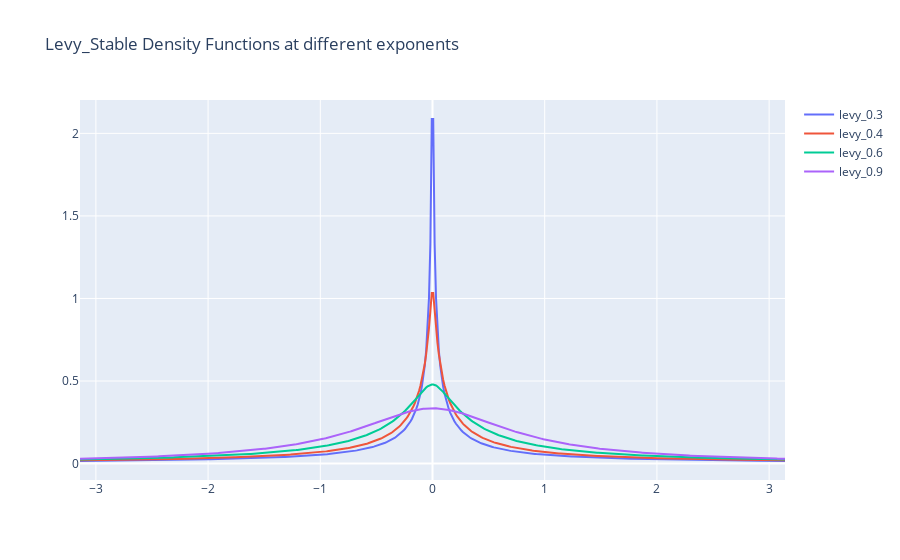

Notebook source saved alongside this figure:
### Code cell
for exp in Levy_Exps:
  levy_stable_pdf = levy_stable_pdf_exp(exp)
  plot_levy_stable_pdf(levy_stable_pdf, f'levy_{exp}')

fig_levy_stable_pdf.update_layout(title_text='Levy_Stable Density Functions at different exponents')
fig_levy_stable_pdf.show()

### Figure 1 — Plotly figure (JSON) as saved in the notebook; plotly's stock layout.template omitted (floating-point values rounded to 4 significant figures; data arrays with more than 128 entries replaced by an {"elided": "..."} marker saying what was removed)
{"data": [{"line": {"width": 2}, "marker": {"size": 2}, "mode": "lines", "name": "levy_0.3", "type": "scatter", "x": {"elided": "500 float values"}, "y": {"elided": "500 float values"}}, {"line": {"width": 2}, "marker": {"size": 2}, "mode": "lines", "name": "levy_0.4", "type": "scatter", "x": {"elided": "500 float values"}, "y": {"elided": "500 float values"}}, {"line": {"width": 2}, "marker": {"size": 2}, "mode": "lines", "name": "levy_0.6", "type": "scatter", "x": {"elided": "500 float values"}, "y": {"elided": "500 float values"}}, {"line": {"width": 2}, "marker": {"size": 2}, "mode": "lines", "name": "levy_0.9", "type": "scatter", "x": {"elided": "500 float values"}, "y": {"elided": "500 float values"}}], "layout": {"title": {"text": "Levy_Stable Density Functions at different exponents"}}}
